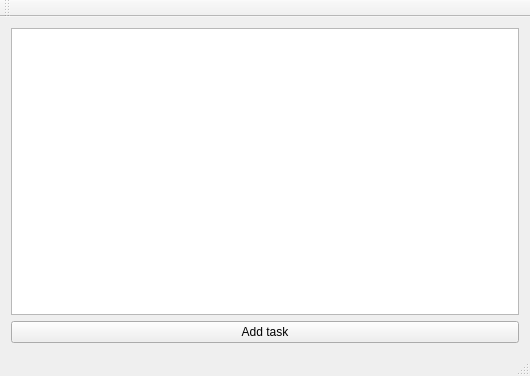
<?xml version="1.0" encoding="UTF-8"?>
<ui version="4.0">
 <class>MainWindow</class>
 <widget class="QMainWindow" name="MainWindow">
  <property name="geometry">
   <rect>
    <x>0</x>
    <y>0</y>
    <width>530</width>
    <height>376</height>
   </rect>
  </property>
  <property name="windowTitle">
   <string>MainWindow</string>
  </property>
  <widget class="QWidget" name="centralWidget">
   <layout class="QVBoxLayout" name="verticalLayout">
    <item>
     <widget class="QTableView" name="tableView"/>
    </item>
    <item>
     <widget class="QPushButton" name="pushButton">
      <property name="text">
       <string>Add task</string>
      </property>
     </widget>
    </item>
   </layout>
  </widget>
  <widget class="QMenuBar" name="menuBar">
   <property name="geometry">
    <rect>
     <x>0</x>
     <y>0</y>
     <width>530</width>
     <height>20</height>
    </rect>
   </property>
  </widget>
  <widget class="QToolBar" name="mainToolBar">
   <attribute name="toolBarArea">
    <enum>TopToolBarArea</enum>
   </attribute>
   <attribute name="toolBarBreak">
    <bool>false</bool>
   </attribute>
  </widget>
  <widget class="QStatusBar" name="statusBar"/>
 </widget>
 <layoutdefault spacing="6" margin="11"/>
 <resources/>
 <connections/>
</ui>
